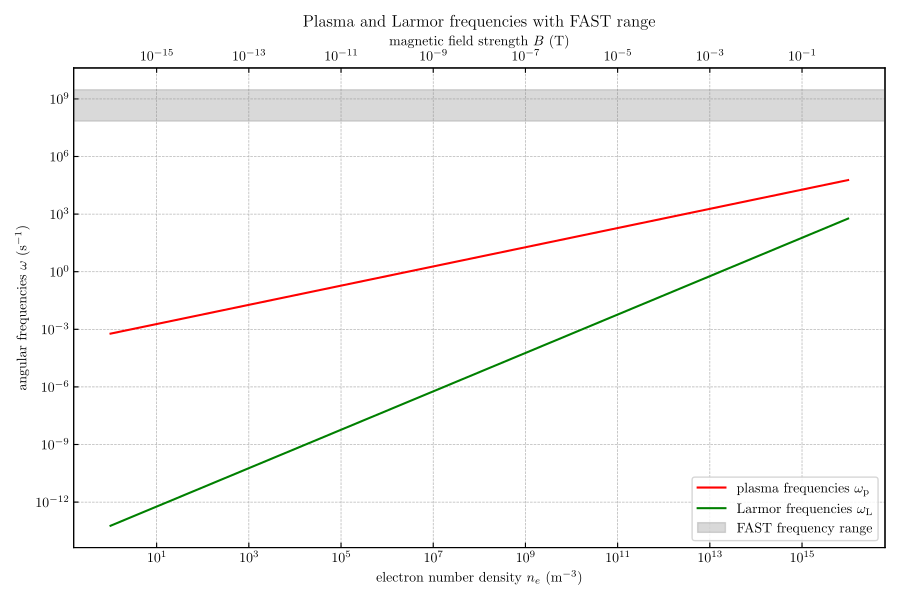

Here is the Python script that generated this plot:
"""
Function: Plot plasma and Larmor frequencies for a range of electron densities or B-field strengths.
Usage:    python3.9 Plasma_freq_ChuizhengKong.py
Version:  Last edited by Cha0s_MnK on 2024-10-08 (UTC+08:00).
"""

#########################
# CONFIGURE ENVIRONMENT #
#########################

import numpy as np
import matplotlib.pyplot as plt
plt.rcParams.update({"font.family": "Times New Roman",
                     'mathtext.default': 'regular',
                     'xtick.direction': 'in',
                     'ytick.direction': 'in',
                     'text.usetex': True})

# physical constants (reference: https://en.wikipedia.org/wiki/List_of_physical_constants)
c         = 2.99792458e8       # speed of light [m·s⁻¹]
e         = 1.602176634e-19    # elementary charge [C]
epsilon_0 = 8.854187817e-12    # vacuum permittivity [F·m⁻¹]
h         = 6.62607015e-34     # Planck constant [J·s]
k_B       = 1.380649e-23       # Boltzmann constant [J·K⁻¹]
m_e       = 9.109383713928e-31 # electron mass [kg]

###################
# SET ARGUMENT(S) #
###################

# figure size
figsizeX = 9
figsizeY = 6

# X limits
lgX1min = 0
lgX1max = 16
lgX2min = -16
lgX2max = 0

# frequency range of FAST [Hz]
freqFASTmin = 7.0e7
freqFASTmax = 3.0e9

# electron number density and magnetic field strength ranges
ns_e = np.logspace(lgX1min, lgX1max, 100)  # electron (number) density range: 1.0e0, 1.0e1, ..., 1.0e16 [m⁻³]
Bs   = np.logspace(lgX2min, lgX2max, 100)  # magnetic field strength range: 1.0e-16, 1.0e-15, ..., 1.0e0 [T]

######################
# HELPER FUNCTION(S) #
######################

def calc_plasma_freq(n_e: np.ndarray) -> np.ndarray:
    """
    Calculate the plasma frequency for a given electron density using the following formula:
    omega_p = sqrt((4·pi·n_e·e²)/m_e)

    Parameter(s):
    - n_e     (np.ndarray): electron number density [m⁻³]

    Return(s):
    - omega_p (np.ndarray): Plasma (angular) frequency [s⁻¹]
    """
    return np.sqrt((4 * np.pi * n_e * e**2) / m_e)

def calc_Larmor_freq(B: np.ndarray) -> np.ndarray:
    """
    Calculate the Larmor frequency for a given magnetic field strength using the following formula:
    omega_L = e·B/m_e·c

    Parameter(s):
    - B       (np.ndarray): magnetic field strength [T]

    Return(s):
    - omega_L (np.ndarray): Larmor (angular) frequency [s⁻¹]
    """
    return (e * B) / (m_e * c)

#################
# MAIN FUNCTION #
#################

def main():
    # plot settings 1
    fig, ax1 = plt.subplots(figsize=(figsizeX, figsizeY))
    ax1.set_xlabel(r'electron number density $n_e$ (m$^{-3}$)')
    ax1.set_ylabel(r'angular frequencies $\omega$ (s$^{-1}$)')
    ax1.set_title('Plasma and Larmor frequencies with FAST range')
    ax1.grid(True, which="both", linestyle='--', linewidth=0.5)
    ax2 = ax1.twiny()
    ax2.set_xlabel(r'magnetic field strength $B$ (T)')

    # plot the plasma, Larmor frequencies and the FAST frequency range
    ax1.loglog(ns_e, calc_plasma_freq(ns_e), color='red', label=r'plasma frequencies $\omega_\mathrm{p}$')
    ax2.loglog(Bs, calc_Larmor_freq(Bs), color='green', label=r'Larmor frequencies $\omega_\mathrm{L}$')
    ax2.axhspan(freqFASTmin, freqFASTmax, color='gray', alpha=0.3, label='FAST frequency range')

    # plot settings 2
    handles1, labels1 = ax1.get_legend_handles_labels()
    handles2, labels2 = ax2.get_legend_handles_labels()
    ax1.legend(handles1 + handles2, labels1 + labels2, loc='lower right')
    plt.tight_layout()

    # save the plot as a PDF file
    plt.savefig("Plasma_freq_ChuizhengKong.pdf")

if __name__ == "__main__":
    main()
